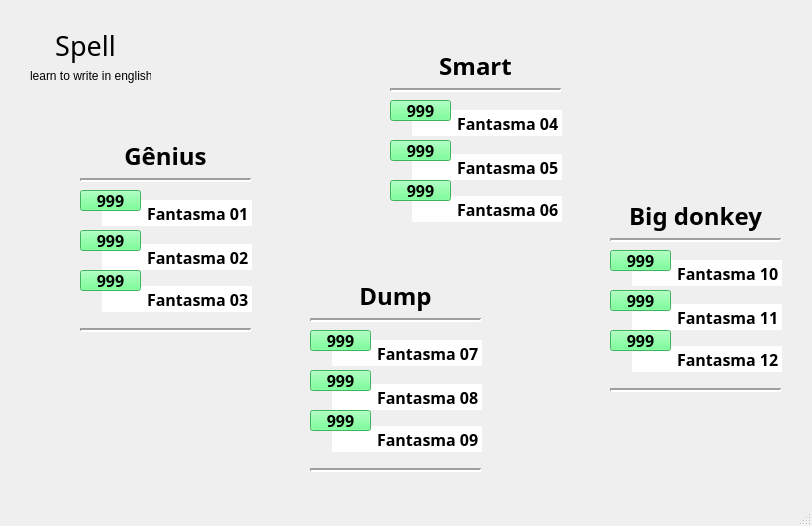
<?xml version="1.0" encoding="UTF-8"?>
<ui version="4.0">
 <class>MainWindow</class>
 <widget class="QMainWindow" name="MainWindow">
  <property name="geometry">
   <rect>
    <x>0</x>
    <y>0</y>
    <width>812</width>
    <height>526</height>
   </rect>
  </property>
  <property name="sizePolicy">
   <sizepolicy hsizetype="Fixed" vsizetype="Fixed">
    <horstretch>0</horstretch>
    <verstretch>0</verstretch>
   </sizepolicy>
  </property>
  <property name="minimumSize">
   <size>
    <width>810</width>
    <height>520</height>
   </size>
  </property>
  <property name="windowTitle">
   <string>Vamos Jogar!</string>
  </property>
  <widget class="QWidget" name="centralwidget">
   <widget class="QLineEdit" name="nome2">
    <property name="geometry">
     <rect>
      <x>102</x>
      <y>244</y>
      <width>150</width>
      <height>26</height>
     </rect>
    </property>
    <property name="font">
     <font>
      <family>Ink Free</family>
      <pointsize>12</pointsize>
      <weight>75</weight>
      <bold>true</bold>
     </font>
    </property>
    <property name="text">
     <string>Fantasma 02</string>
    </property>
    <property name="frame">
     <bool>false</bool>
    </property>
    <property name="alignment">
     <set>Qt::AlignRight|Qt::AlignTrailing|Qt::AlignVCenter</set>
    </property>
   </widget>
   <widget class="QLabel" name="edicao">
    <property name="geometry">
     <rect>
      <x>30</x>
      <y>60</y>
      <width>121</width>
      <height>31</height>
     </rect>
    </property>
    <property name="text">
     <string>learn to write in english</string>
    </property>
   </widget>
   <widget class="QLabel" name="Titulo">
    <property name="geometry">
     <rect>
      <x>30</x>
      <y>20</y>
      <width>111</width>
      <height>51</height>
     </rect>
    </property>
    <property name="font">
     <font>
      <family>Copperplate Gothic Bold</family>
      <pointsize>20</pointsize>
     </font>
    </property>
    <property name="text">
     <string>Spell</string>
    </property>
    <property name="alignment">
     <set>Qt::AlignCenter</set>
    </property>
   </widget>
   <widget class="QLabel" name="edicao_2">
    <property name="geometry">
     <rect>
      <x>80</x>
      <y>140</y>
      <width>171</width>
      <height>31</height>
     </rect>
    </property>
    <property name="font">
     <font>
      <family>Ink Free</family>
      <pointsize>18</pointsize>
      <weight>75</weight>
      <bold>true</bold>
     </font>
    </property>
    <property name="autoFillBackground">
     <bool>false</bool>
    </property>
    <property name="text">
     <string>Gênius</string>
    </property>
    <property name="scaledContents">
     <bool>false</bool>
    </property>
    <property name="alignment">
     <set>Qt::AlignCenter</set>
    </property>
   </widget>
   <widget class="Line" name="line">
    <property name="geometry">
     <rect>
      <x>80</x>
      <y>170</y>
      <width>171</width>
      <height>20</height>
     </rect>
    </property>
    <property name="font">
     <font>
      <pointsize>8</pointsize>
      <weight>50</weight>
      <bold>false</bold>
     </font>
    </property>
    <property name="lineWidth">
     <number>2</number>
    </property>
    <property name="orientation">
     <enum>Qt::Horizontal</enum>
    </property>
   </widget>
   <widget class="QLineEdit" name="nome1">
    <property name="geometry">
     <rect>
      <x>102</x>
      <y>200</y>
      <width>150</width>
      <height>26</height>
     </rect>
    </property>
    <property name="font">
     <font>
      <family>Ink Free</family>
      <pointsize>12</pointsize>
      <weight>75</weight>
      <bold>true</bold>
     </font>
    </property>
    <property name="text">
     <string>Fantasma 01</string>
    </property>
    <property name="frame">
     <bool>false</bool>
    </property>
    <property name="alignment">
     <set>Qt::AlignRight|Qt::AlignTrailing|Qt::AlignVCenter</set>
    </property>
   </widget>
   <widget class="QLineEdit" name="nome3">
    <property name="geometry">
     <rect>
      <x>102</x>
      <y>286</y>
      <width>150</width>
      <height>26</height>
     </rect>
    </property>
    <property name="font">
     <font>
      <family>Ink Free</family>
      <pointsize>12</pointsize>
      <weight>75</weight>
      <bold>true</bold>
     </font>
    </property>
    <property name="text">
     <string>Fantasma 03</string>
    </property>
    <property name="frame">
     <bool>false</bool>
    </property>
    <property name="alignment">
     <set>Qt::AlignRight|Qt::AlignTrailing|Qt::AlignVCenter</set>
    </property>
   </widget>
   <widget class="QPushButton" name="ponto2">
    <property name="geometry">
     <rect>
      <x>80</x>
      <y>230</y>
      <width>61</width>
      <height>21</height>
     </rect>
    </property>
    <property name="font">
     <font>
      <family>Ink Free</family>
      <pointsize>12</pointsize>
      <weight>75</weight>
      <bold>true</bold>
     </font>
    </property>
    <property name="styleSheet">
     <string notr="true">background-color: rgb(85, 255, 127);</string>
    </property>
    <property name="text">
     <string>999</string>
    </property>
   </widget>
   <widget class="QPushButton" name="ponto3">
    <property name="geometry">
     <rect>
      <x>80</x>
      <y>270</y>
      <width>61</width>
      <height>21</height>
     </rect>
    </property>
    <property name="font">
     <font>
      <family>Ink Free</family>
      <pointsize>12</pointsize>
      <weight>75</weight>
      <bold>true</bold>
     </font>
    </property>
    <property name="styleSheet">
     <string notr="true">background-color: rgb(85, 255, 127);</string>
    </property>
    <property name="text">
     <string>999</string>
    </property>
   </widget>
   <widget class="Line" name="line_5">
    <property name="geometry">
     <rect>
      <x>80</x>
      <y>320</y>
      <width>171</width>
      <height>20</height>
     </rect>
    </property>
    <property name="font">
     <font>
      <pointsize>8</pointsize>
      <weight>50</weight>
      <bold>false</bold>
     </font>
    </property>
    <property name="lineWidth">
     <number>2</number>
    </property>
    <property name="orientation">
     <enum>Qt::Horizontal</enum>
    </property>
   </widget>
   <widget class="QPushButton" name="ponto1">
    <property name="geometry">
     <rect>
      <x>80</x>
      <y>190</y>
      <width>61</width>
      <height>21</height>
     </rect>
    </property>
    <property name="font">
     <font>
      <family>Ink Free</family>
      <pointsize>12</pointsize>
      <weight>75</weight>
      <bold>true</bold>
     </font>
    </property>
    <property name="styleSheet">
     <string notr="true">background-color: rgb(85, 255, 127);</string>
    </property>
    <property name="text">
     <string>999</string>
    </property>
   </widget>
   <widget class="QPushButton" name="ponto5">
    <property name="geometry">
     <rect>
      <x>390</x>
      <y>140</y>
      <width>61</width>
      <height>21</height>
     </rect>
    </property>
    <property name="font">
     <font>
      <family>Ink Free</family>
      <pointsize>12</pointsize>
      <weight>75</weight>
      <bold>true</bold>
     </font>
    </property>
    <property name="styleSheet">
     <string notr="true">background-color: rgb(85, 255, 127);</string>
    </property>
    <property name="text">
     <string>999</string>
    </property>
   </widget>
   <widget class="QLineEdit" name="nome6">
    <property name="geometry">
     <rect>
      <x>412</x>
      <y>196</y>
      <width>150</width>
      <height>26</height>
     </rect>
    </property>
    <property name="font">
     <font>
      <family>Ink Free</family>
      <pointsize>12</pointsize>
      <weight>75</weight>
      <bold>true</bold>
     </font>
    </property>
    <property name="text">
     <string>Fantasma 06</string>
    </property>
    <property name="frame">
     <bool>false</bool>
    </property>
    <property name="alignment">
     <set>Qt::AlignRight|Qt::AlignTrailing|Qt::AlignVCenter</set>
    </property>
   </widget>
   <widget class="QLabel" name="edicao_3">
    <property name="geometry">
     <rect>
      <x>390</x>
      <y>50</y>
      <width>171</width>
      <height>31</height>
     </rect>
    </property>
    <property name="font">
     <font>
      <family>Ink Free</family>
      <pointsize>18</pointsize>
      <weight>75</weight>
      <bold>true</bold>
     </font>
    </property>
    <property name="autoFillBackground">
     <bool>false</bool>
    </property>
    <property name="text">
     <string>Smart</string>
    </property>
    <property name="scaledContents">
     <bool>false</bool>
    </property>
    <property name="alignment">
     <set>Qt::AlignCenter</set>
    </property>
   </widget>
   <widget class="Line" name="line_2">
    <property name="geometry">
     <rect>
      <x>390</x>
      <y>80</y>
      <width>171</width>
      <height>20</height>
     </rect>
    </property>
    <property name="font">
     <font>
      <pointsize>8</pointsize>
      <weight>50</weight>
      <bold>false</bold>
     </font>
    </property>
    <property name="lineWidth">
     <number>2</number>
    </property>
    <property name="orientation">
     <enum>Qt::Horizontal</enum>
    </property>
   </widget>
   <widget class="QPushButton" name="ponto4">
    <property name="geometry">
     <rect>
      <x>390</x>
      <y>100</y>
      <width>61</width>
      <height>21</height>
     </rect>
    </property>
    <property name="font">
     <font>
      <family>Ink Free</family>
      <pointsize>12</pointsize>
      <weight>75</weight>
      <bold>true</bold>
     </font>
    </property>
    <property name="styleSheet">
     <string notr="true">background-color: rgb(85, 255, 127);</string>
    </property>
    <property name="text">
     <string>999</string>
    </property>
   </widget>
   <widget class="QLineEdit" name="nome5">
    <property name="geometry">
     <rect>
      <x>412</x>
      <y>154</y>
      <width>150</width>
      <height>26</height>
     </rect>
    </property>
    <property name="font">
     <font>
      <family>Ink Free</family>
      <pointsize>12</pointsize>
      <weight>75</weight>
      <bold>true</bold>
     </font>
    </property>
    <property name="text">
     <string>Fantasma 05</string>
    </property>
    <property name="frame">
     <bool>false</bool>
    </property>
    <property name="alignment">
     <set>Qt::AlignRight|Qt::AlignTrailing|Qt::AlignVCenter</set>
    </property>
   </widget>
   <widget class="QPushButton" name="ponto6">
    <property name="geometry">
     <rect>
      <x>390</x>
      <y>180</y>
      <width>61</width>
      <height>21</height>
     </rect>
    </property>
    <property name="font">
     <font>
      <family>Ink Free</family>
      <pointsize>12</pointsize>
      <weight>75</weight>
      <bold>true</bold>
     </font>
    </property>
    <property name="styleSheet">
     <string notr="true">background-color: rgb(85, 255, 127);</string>
    </property>
    <property name="text">
     <string>999</string>
    </property>
   </widget>
   <widget class="QLineEdit" name="nome4">
    <property name="geometry">
     <rect>
      <x>412</x>
      <y>110</y>
      <width>150</width>
      <height>26</height>
     </rect>
    </property>
    <property name="font">
     <font>
      <family>Ink Free</family>
      <pointsize>12</pointsize>
      <weight>75</weight>
      <bold>true</bold>
     </font>
    </property>
    <property name="text">
     <string>Fantasma 04</string>
    </property>
    <property name="frame">
     <bool>false</bool>
    </property>
    <property name="alignment">
     <set>Qt::AlignRight|Qt::AlignTrailing|Qt::AlignVCenter</set>
    </property>
   </widget>
   <widget class="QPushButton" name="ponto9">
    <property name="geometry">
     <rect>
      <x>310</x>
      <y>410</y>
      <width>61</width>
      <height>21</height>
     </rect>
    </property>
    <property name="font">
     <font>
      <family>Ink Free</family>
      <pointsize>12</pointsize>
      <weight>75</weight>
      <bold>true</bold>
     </font>
    </property>
    <property name="styleSheet">
     <string notr="true">background-color: rgb(85, 255, 127);</string>
    </property>
    <property name="text">
     <string>999</string>
    </property>
   </widget>
   <widget class="QPushButton" name="ponto7">
    <property name="geometry">
     <rect>
      <x>310</x>
      <y>330</y>
      <width>61</width>
      <height>21</height>
     </rect>
    </property>
    <property name="font">
     <font>
      <family>Ink Free</family>
      <pointsize>12</pointsize>
      <weight>75</weight>
      <bold>true</bold>
     </font>
    </property>
    <property name="styleSheet">
     <string notr="true">background-color: rgb(85, 255, 127);</string>
    </property>
    <property name="text">
     <string>999</string>
    </property>
   </widget>
   <widget class="Line" name="line_7">
    <property name="geometry">
     <rect>
      <x>310</x>
      <y>460</y>
      <width>171</width>
      <height>20</height>
     </rect>
    </property>
    <property name="font">
     <font>
      <pointsize>8</pointsize>
      <weight>50</weight>
      <bold>false</bold>
     </font>
    </property>
    <property name="lineWidth">
     <number>2</number>
    </property>
    <property name="orientation">
     <enum>Qt::Horizontal</enum>
    </property>
   </widget>
   <widget class="QLineEdit" name="nome7">
    <property name="geometry">
     <rect>
      <x>332</x>
      <y>340</y>
      <width>150</width>
      <height>26</height>
     </rect>
    </property>
    <property name="font">
     <font>
      <family>Ink Free</family>
      <pointsize>12</pointsize>
      <weight>75</weight>
      <bold>true</bold>
     </font>
    </property>
    <property name="text">
     <string>Fantasma 07</string>
    </property>
    <property name="frame">
     <bool>false</bool>
    </property>
    <property name="alignment">
     <set>Qt::AlignRight|Qt::AlignTrailing|Qt::AlignVCenter</set>
    </property>
   </widget>
   <widget class="QLineEdit" name="nome8">
    <property name="geometry">
     <rect>
      <x>332</x>
      <y>384</y>
      <width>150</width>
      <height>26</height>
     </rect>
    </property>
    <property name="font">
     <font>
      <family>Ink Free</family>
      <pointsize>12</pointsize>
      <weight>75</weight>
      <bold>true</bold>
     </font>
    </property>
    <property name="text">
     <string>Fantasma 08</string>
    </property>
    <property name="frame">
     <bool>false</bool>
    </property>
    <property name="alignment">
     <set>Qt::AlignRight|Qt::AlignTrailing|Qt::AlignVCenter</set>
    </property>
   </widget>
   <widget class="Line" name="line_3">
    <property name="geometry">
     <rect>
      <x>310</x>
      <y>310</y>
      <width>171</width>
      <height>20</height>
     </rect>
    </property>
    <property name="font">
     <font>
      <pointsize>8</pointsize>
      <weight>50</weight>
      <bold>false</bold>
     </font>
    </property>
    <property name="lineWidth">
     <number>2</number>
    </property>
    <property name="orientation">
     <enum>Qt::Horizontal</enum>
    </property>
   </widget>
   <widget class="QLabel" name="edicao_6">
    <property name="geometry">
     <rect>
      <x>310</x>
      <y>280</y>
      <width>171</width>
      <height>31</height>
     </rect>
    </property>
    <property name="font">
     <font>
      <family>Ink Free</family>
      <pointsize>18</pointsize>
      <weight>75</weight>
      <bold>true</bold>
     </font>
    </property>
    <property name="autoFillBackground">
     <bool>false</bool>
    </property>
    <property name="text">
     <string>Dump</string>
    </property>
    <property name="scaledContents">
     <bool>false</bool>
    </property>
    <property name="alignment">
     <set>Qt::AlignCenter</set>
    </property>
   </widget>
   <widget class="QLineEdit" name="nome9">
    <property name="geometry">
     <rect>
      <x>332</x>
      <y>426</y>
      <width>150</width>
      <height>26</height>
     </rect>
    </property>
    <property name="font">
     <font>
      <family>Ink Free</family>
      <pointsize>12</pointsize>
      <weight>75</weight>
      <bold>true</bold>
     </font>
    </property>
    <property name="text">
     <string>Fantasma 09</string>
    </property>
    <property name="frame">
     <bool>false</bool>
    </property>
    <property name="alignment">
     <set>Qt::AlignRight|Qt::AlignTrailing|Qt::AlignVCenter</set>
    </property>
   </widget>
   <widget class="QPushButton" name="ponto8">
    <property name="geometry">
     <rect>
      <x>310</x>
      <y>370</y>
      <width>61</width>
      <height>21</height>
     </rect>
    </property>
    <property name="font">
     <font>
      <family>Ink Free</family>
      <pointsize>12</pointsize>
      <weight>75</weight>
      <bold>true</bold>
     </font>
    </property>
    <property name="styleSheet">
     <string notr="true">background-color: rgb(85, 255, 127);</string>
    </property>
    <property name="text">
     <string>999</string>
    </property>
   </widget>
   <widget class="QPushButton" name="ponto10">
    <property name="geometry">
     <rect>
      <x>610</x>
      <y>250</y>
      <width>61</width>
      <height>21</height>
     </rect>
    </property>
    <property name="font">
     <font>
      <family>Ink Free</family>
      <pointsize>12</pointsize>
      <weight>75</weight>
      <bold>true</bold>
     </font>
    </property>
    <property name="styleSheet">
     <string notr="true">background-color: rgb(85, 255, 127);</string>
    </property>
    <property name="text">
     <string>999</string>
    </property>
   </widget>
   <widget class="QLineEdit" name="nome11">
    <property name="geometry">
     <rect>
      <x>632</x>
      <y>304</y>
      <width>150</width>
      <height>26</height>
     </rect>
    </property>
    <property name="font">
     <font>
      <family>Ink Free</family>
      <pointsize>12</pointsize>
      <weight>75</weight>
      <bold>true</bold>
     </font>
    </property>
    <property name="text">
     <string>Fantasma 11</string>
    </property>
    <property name="frame">
     <bool>false</bool>
    </property>
    <property name="alignment">
     <set>Qt::AlignRight|Qt::AlignTrailing|Qt::AlignVCenter</set>
    </property>
   </widget>
   <widget class="Line" name="line_8">
    <property name="geometry">
     <rect>
      <x>610</x>
      <y>380</y>
      <width>171</width>
      <height>20</height>
     </rect>
    </property>
    <property name="font">
     <font>
      <pointsize>8</pointsize>
      <weight>50</weight>
      <bold>false</bold>
     </font>
    </property>
    <property name="lineWidth">
     <number>2</number>
    </property>
    <property name="orientation">
     <enum>Qt::Horizontal</enum>
    </property>
   </widget>
   <widget class="Line" name="line_4">
    <property name="geometry">
     <rect>
      <x>610</x>
      <y>230</y>
      <width>171</width>
      <height>20</height>
     </rect>
    </property>
    <property name="font">
     <font>
      <pointsize>8</pointsize>
      <weight>50</weight>
      <bold>false</bold>
     </font>
    </property>
    <property name="lineWidth">
     <number>2</number>
    </property>
    <property name="orientation">
     <enum>Qt::Horizontal</enum>
    </property>
   </widget>
   <widget class="QPushButton" name="ponto11">
    <property name="geometry">
     <rect>
      <x>610</x>
      <y>290</y>
      <width>61</width>
      <height>21</height>
     </rect>
    </property>
    <property name="font">
     <font>
      <family>Ink Free</family>
      <pointsize>12</pointsize>
      <weight>75</weight>
      <bold>true</bold>
     </font>
    </property>
    <property name="styleSheet">
     <string notr="true">background-color: rgb(85, 255, 127);</string>
    </property>
    <property name="text">
     <string>999</string>
    </property>
   </widget>
   <widget class="QPushButton" name="ponto12">
    <property name="geometry">
     <rect>
      <x>610</x>
      <y>330</y>
      <width>61</width>
      <height>21</height>
     </rect>
    </property>
    <property name="font">
     <font>
      <family>Ink Free</family>
      <pointsize>12</pointsize>
      <weight>75</weight>
      <bold>true</bold>
     </font>
    </property>
    <property name="styleSheet">
     <string notr="true">background-color: rgb(85, 255, 127);</string>
    </property>
    <property name="text">
     <string>999</string>
    </property>
   </widget>
   <widget class="QLineEdit" name="nome10">
    <property name="geometry">
     <rect>
      <x>632</x>
      <y>260</y>
      <width>150</width>
      <height>26</height>
     </rect>
    </property>
    <property name="font">
     <font>
      <family>Ink Free</family>
      <pointsize>12</pointsize>
      <weight>75</weight>
      <bold>true</bold>
     </font>
    </property>
    <property name="text">
     <string>Fantasma 10</string>
    </property>
    <property name="frame">
     <bool>false</bool>
    </property>
    <property name="alignment">
     <set>Qt::AlignRight|Qt::AlignTrailing|Qt::AlignVCenter</set>
    </property>
   </widget>
   <widget class="QLabel" name="edicao_7">
    <property name="geometry">
     <rect>
      <x>610</x>
      <y>200</y>
      <width>171</width>
      <height>31</height>
     </rect>
    </property>
    <property name="font">
     <font>
      <family>Ink Free</family>
      <pointsize>18</pointsize>
      <weight>75</weight>
      <bold>true</bold>
     </font>
    </property>
    <property name="autoFillBackground">
     <bool>false</bool>
    </property>
    <property name="text">
     <string>Big donkey</string>
    </property>
    <property name="scaledContents">
     <bool>false</bool>
    </property>
    <property name="alignment">
     <set>Qt::AlignCenter</set>
    </property>
   </widget>
   <widget class="QLineEdit" name="nome12">
    <property name="geometry">
     <rect>
      <x>632</x>
      <y>346</y>
      <width>150</width>
      <height>26</height>
     </rect>
    </property>
    <property name="font">
     <font>
      <family>Ink Free</family>
      <pointsize>12</pointsize>
      <weight>75</weight>
      <bold>true</bold>
     </font>
    </property>
    <property name="text">
     <string>Fantasma 12</string>
    </property>
    <property name="frame">
     <bool>false</bool>
    </property>
    <property name="alignment">
     <set>Qt::AlignRight|Qt::AlignTrailing|Qt::AlignVCenter</set>
    </property>
   </widget>
   <zorder>nome12</zorder>
   <zorder>nome11</zorder>
   <zorder>nome10</zorder>
   <zorder>nome9</zorder>
   <zorder>nome8</zorder>
   <zorder>nome7</zorder>
   <zorder>nome6</zorder>
   <zorder>nome5</zorder>
   <zorder>nome4</zorder>
   <zorder>nome2</zorder>
   <zorder>edicao</zorder>
   <zorder>Titulo</zorder>
   <zorder>edicao_2</zorder>
   <zorder>line</zorder>
   <zorder>nome1</zorder>
   <zorder>nome3</zorder>
   <zorder>ponto2</zorder>
   <zorder>ponto3</zorder>
   <zorder>line_5</zorder>
   <zorder>ponto1</zorder>
   <zorder>ponto5</zorder>
   <zorder>edicao_3</zorder>
   <zorder>line_2</zorder>
   <zorder>ponto4</zorder>
   <zorder>ponto6</zorder>
   <zorder>ponto9</zorder>
   <zorder>ponto7</zorder>
   <zorder>line_7</zorder>
   <zorder>line_3</zorder>
   <zorder>edicao_6</zorder>
   <zorder>ponto8</zorder>
   <zorder>ponto10</zorder>
   <zorder>line_8</zorder>
   <zorder>line_4</zorder>
   <zorder>ponto11</zorder>
   <zorder>ponto12</zorder>
   <zorder>edicao_7</zorder>
  </widget>
  <widget class="QMenuBar" name="menubar">
   <property name="geometry">
    <rect>
     <x>0</x>
     <y>0</y>
     <width>812</width>
     <height>21</height>
    </rect>
   </property>
  </widget>
  <widget class="QStatusBar" name="statusbar"/>
 </widget>
 <resources/>
 <connections/>
</ui>
